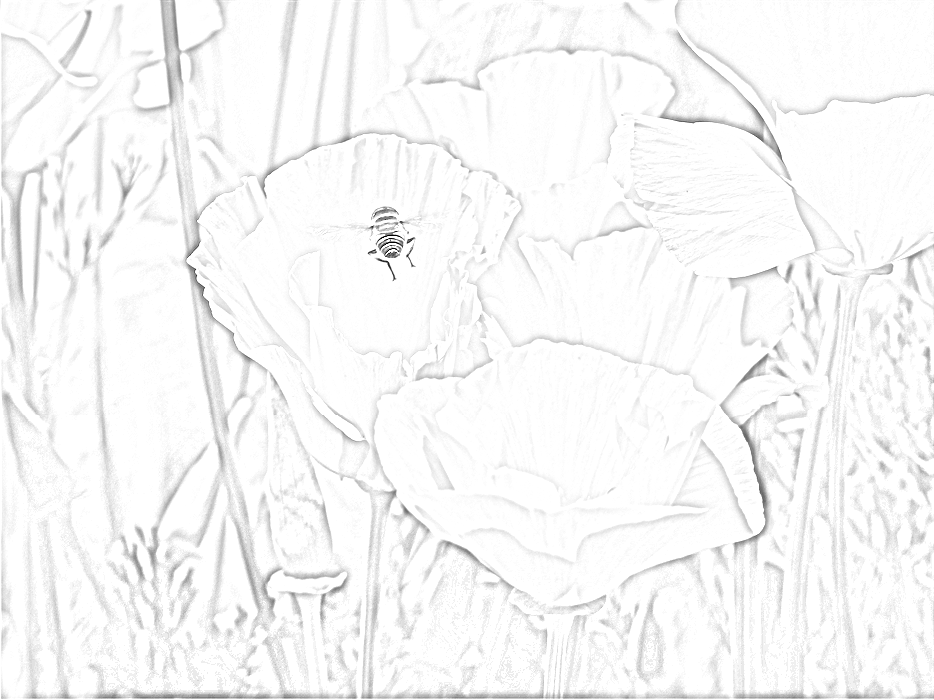
#> input picture Day1_Assignment/output_sketch.png, 934 x 700 px
$ python pencil_sketch.py
#> lines starting #> are read from the running program, lines starting #| are printed output that depends on the picture
#> the answer given: output_sketch.png
import cv2
import numpy as np
import matplotlib.pyplot as plt
import os

def is_valid_image(image_path):
    #to check if file exists
#> called with image_path = 'output_sketch.png'
    if not os.path.exists(image_path):
        print(f"Error: The file '{image_path}' does not exist.")
        return False

    #to check for extensions
    valid_extensions = ('.jpg', '.jpeg', '.png', '.bmp', '.tiff')
    if not image_path.lower().endswith(valid_extensions):
        print(f"Error: Invalid image format. Please use {valid_extensions}")
        return False

    #checks if cv2 had a problem reading the image
    image = cv2.imread(image_path)
#> image is the input picture: shape (700, 934, 3); min 0, max 255, mean 247.3
    if image is None:
        return False

    return True

def pencil_sketch(file_path, blur_kernel=21):
    """
    Convert an image to pencil sketch effect.
    Returns:
        tuple: (original_rgb, sketch) or (None, None) if error
    """
#> called with file_path = 'output_sketch.png', blur_kernel = 21
    # Todo: Implement the algorithm
    # Step 1: Load image
    image = cv2.imread(file_path)
    original_rgb = cv2.cvtColor(image, cv2.COLOR_BGR2RGB)

    # Step 2: Convert to grayscale
    gray = cv2.cvtColor(image, cv2.COLOR_BGR2GRAY)

    # Step 3: Invert grayscale
    inverted_img = 255 - gray
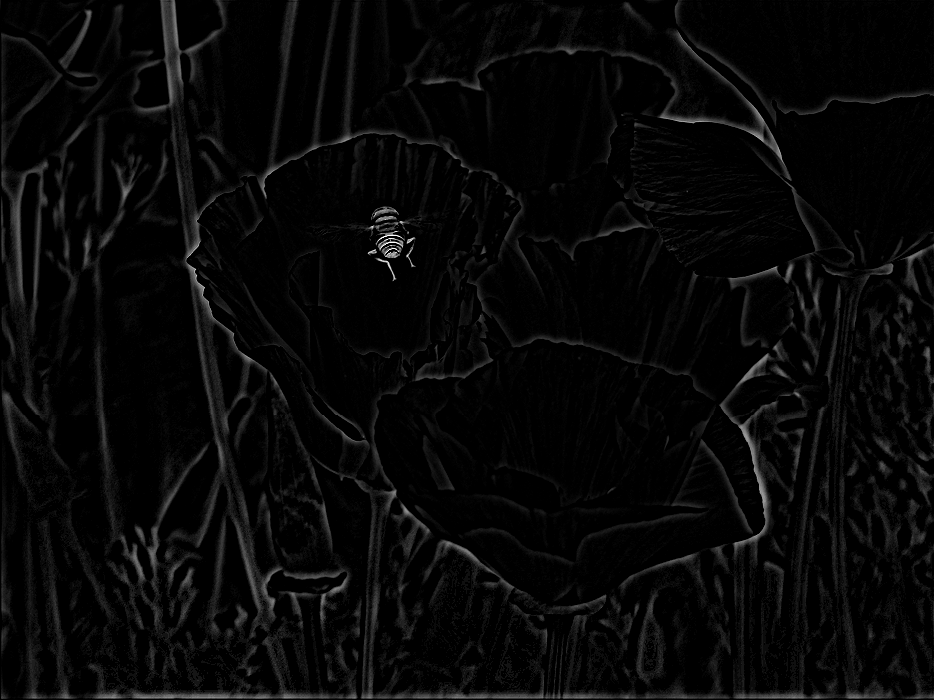
#> inverted_img: shape (700, 934); min 0, max 255, mean 7.7

    # Step 4: Apply Gaussian blur
    blurred = cv2.GaussianBlur(inverted_img, (blur_kernel, blur_kernel ), 0)

    # Step 5: Invert blurred image
    inverted_blurred = 255 - blurred
    # Step 6: Divide and scale

    #it gave me error the first time i ran this without converting gray and inverted blurred to np.float32
    gray_f = gray.astype(np.float32)
    inverted_blurred_f = inverted_blurred.astype(np.float32)
    sketch = np.clip( (gray_f * 256) / ( inverted_blurred_f + 1e-6) , 0, 255).astype(np.uint8)
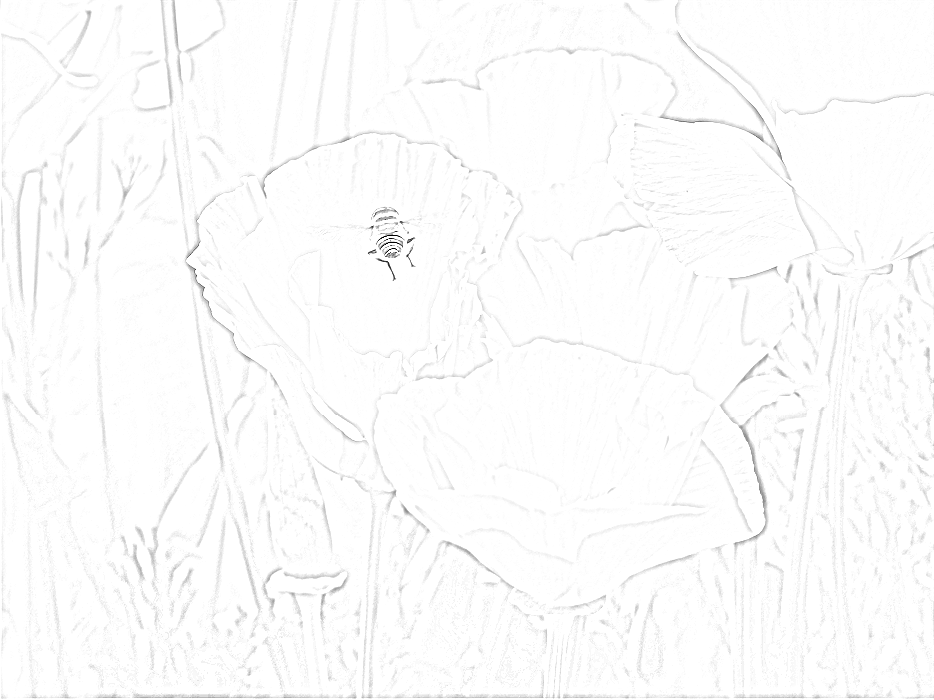
#> sketch: shape (700, 934); min 0, max 255, mean 252
    #1e-6 is added in the denominator so that it is not divided by 0

    return original_rgb, sketch


def display_result(original, sketch, save_path=None):
    """
    Display original and sketch side-by-side.

    Args:
        original: Original image (RGB)
        sketch: Sketch image (grayscale)
        save_path: Optional path to save the sketch
    """
    #Todo: Create matplotlib figure with 1 row, 2 columns
    fig, axes = plt.subplots(1, 2, figsize=(12, 6))

    # Display original on left, sketch on right

    axes[0].imshow(original)
    # Add titles and remove axes
    axes[0].set_title("Original Image")
    axes[0].axis("off")

    axes[1].imshow(sketch, cmap="gray")
    axes[1].set_title("Pencil Sketch")
    axes[1].axis("off")

    plt.tight_layout()
    plt.show()
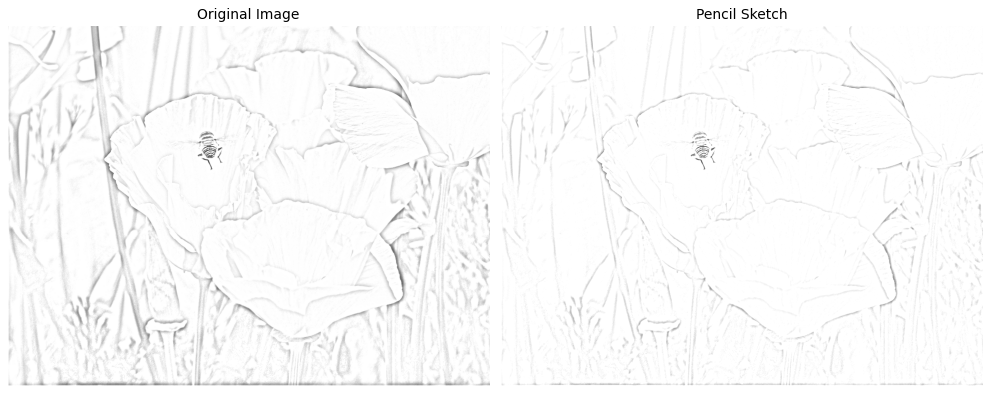
#> figure drawn by matplotlib, 2 panels

    # If save_path provided, save the sketch
    if save_path:
        cv2.imwrite(save_path, sketch)
        print(f"Sketch saved at: {save_path}")

def main():
    """Main function to run the pencil sketch converter."""
    # Todo: Get image path from user or command line
    filepath = input("Enter full path of file : ")

    # Perform file checking
    if is_valid_image(filepath):

        # Call pencil sketch function
        original, sketch = pencil_sketch(filepath)

        if original is not None:
            # Call display_result function
            display_result(original, sketch, save_path="/Users/vishnu/Documents/Vishnu/Programming/College_now/iBot_Learning/CV-sessions/CV-Projects/Day1_Assignment/output_sketch.png")
        else:
            print("Processing error occurred.")

if __name__ == '__main__':
    main()
